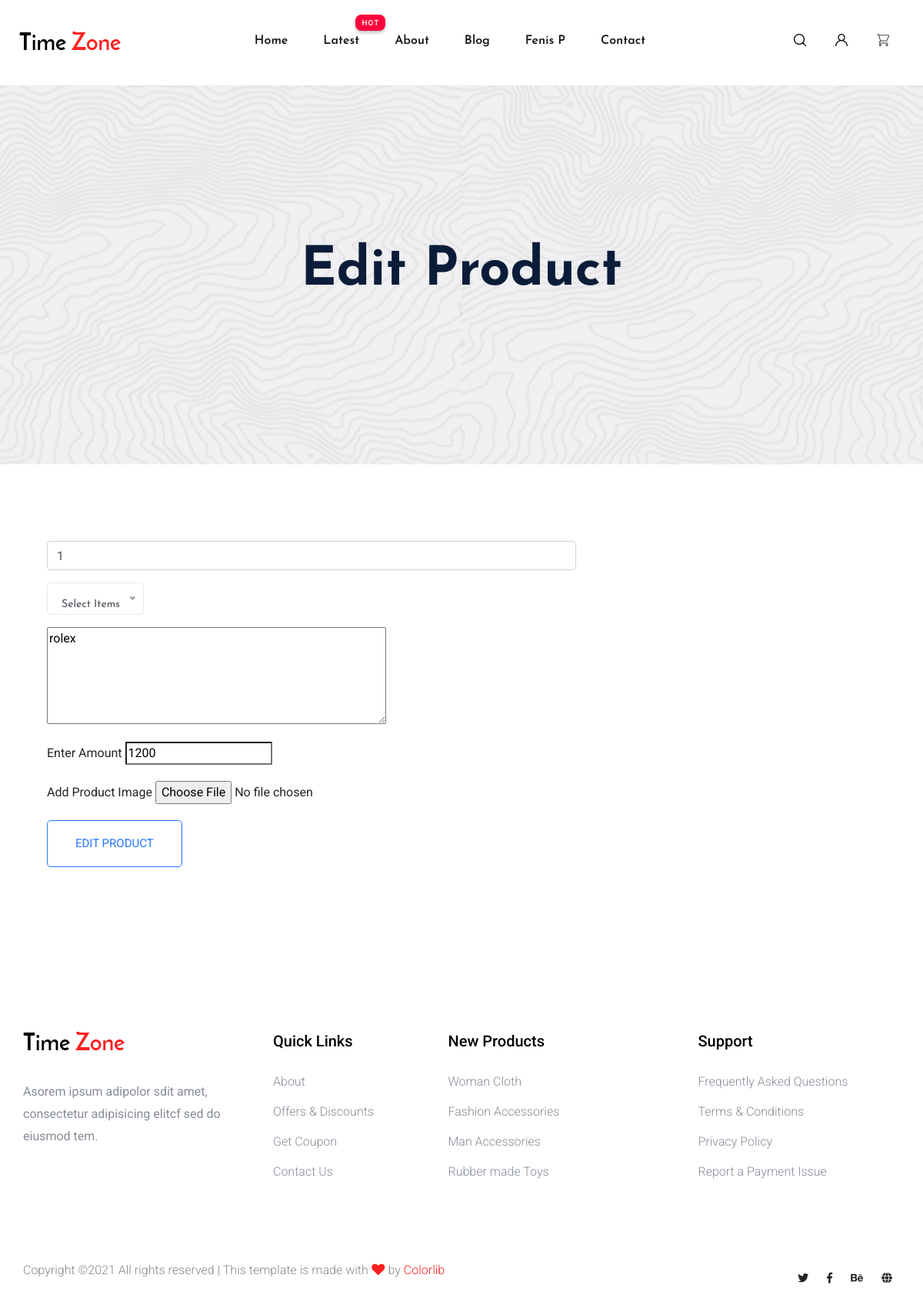
Page /edit-product/1 (signed in) on the committed database.
### app/models.py (models this page shows, shortened)
class User(models.Model):
    username = models.CharField(max_length=50)
    email = models.EmailField(unique=True)
    mobile = models.CharField(max_length=20)
    password = models.CharField(max_length=50)
    role = models.CharField(max_length=20,default='user')
    pic = models.FileField(upload_to='profile pic',null=True,blank=True)

class Product(models.Model):
    uid = models.ForeignKey(User,on_delete=models.CASCADE)
    title = models.CharField(max_length=20)
    cate = models.CharField(max_length=30,default='')
    des = models.TextField()
    price = models.CharField(max_length=20)
    pic = models.FileField(upload_to='products',null=True,blank=True)

### app/views.py (the view, shortened to what this page needs)
# urls.py: path('edit-product/<int:pk>',views.edit_product,name='edit-product'),
def edit_product(request,pk):
    uid = User.objects.get(email=request.session['email'])
    product = Product.objects.get(id=pk)
    return render(request,'edit-product.html',{'product':product,'uid':uid})

### app/templates/edit-product.html (shortened to what this page needs)
{% extends "base.html" %}
{% load static %}
{% block content %}
 <div class="slider-area ">
    <div class="single-slider slider-height2 d-flex align-items-center">
        <div class="container">
            <div class="row">
                <div class="col-xl-12">
                    <div class="hero-cap text-center">
                        <h2>Edit Product</h2>
                    </div>
                </div>
            </div>
        </div>
    </div>
</div>
<div class="container rounded bg-white mt-5">
    <div class="row">
        <div class="col-md-8">
            <div class="p-3 py-5">
                <form action="{% url 'edit-product' product.id %}" method="POST" enctype="multipart/form-data">
                <div class="col-md-12 form-group p_star">
                    <input type="text" class="form-control" name="title" value="{{product.title}}" placeholder="Product Title" required="required">
                </div>
                <div class="col-md-12 form-group p_star">
                </div>
                <div class="col-md-12 form-group p_star">
                    <textarea name="des" id="" cols="50" rows="5"  placeholder="Product Description">{{product.des}}</textarea>
                </div>
                <div class="col-md-12 form-group p_star">
                    <label for="">Enter Amount </label>
                    <input type="number" name="price"  value="{{product.price}}"  placeholder="Product Price">
                </div>
                <div class="col-md-12 form-group p_star">
                        <label for="">Add Product Image </label>
                    <input type="file"  value="{{prodect.Pic.url}}" name="pro_pic" placeholder="Add Product Image"/>
                </div>
                <div class="col-md-12 form-group">
                    <button class="btn_3" type="submit">Edit Product</button></div>
                </div>
            </div>
        </div>
    </div>
{% endblock content %}

### app/templates/base.html (shortened to what this page needs)
<!doctype html>
{% load static %}
<html class="no-js" lang="zxx">
<head>
        <link rel="stylesheet" href="{% static 'assets/css/bootstrap.min.css' %}">
        <link rel="stylesheet" href="{% static 'assets/css/owl.carousel.min.css' %}">
        <link rel="stylesheet" href="{% static 'assets/css/flaticon.css' %}">
        <link rel="stylesheet" href="{% static 'assets/css/slicknav.css' %}">
        <link rel="stylesheet" href="{% static 'assets/css/animate.min.css' %}">
        <link rel="stylesheet" href="{% static 'assets/css/magnific-popup.css' %}">
        <link rel="stylesheet" href="{% static 'assets/css/fontawesome-all.min.css' %}">
        <link rel="stylesheet" href="{% static 'assets/css/themify-icons.css' %}">
        <link rel="stylesheet" href="{% static 'assets/css/slick.css' %}">
        <link rel="stylesheet" href="{% static 'assets/css/nice-select.css' %}">
        <link rel="stylesheet" href="{% static 'assets/css/style.css' %}">
</head>
<body>
    <header>
        <div class="header-area">
            <div class="main-header header-sticky">
                <div class="container-fluid">
                    <div class="menu-wrapper">
                        <div class="logo">
                            <a href="{% url 'index' %}"><img src="{% static 'assets/img/logo/logo.png' %}" alt=""></a>
                        </div>
                        <div class="main-menu d-none d-lg-block">
                            <nav>
                                <ul id="navigation">
                                    <li><a href="{% url 'index' %}">Home</a></li>
                                {% if uid.role == 'provider' %}
                                    <li class="hot"><a href="#">Latest</a>
                                    </li>
                                    <li><a href="{% url 'about' %}">about</a></li>
                                    <li><a href="{% url 'blog' %}">Blog</a>
                                    </li>
                                    {% if request.session.email %}
                                    <li><a href="{% url 'profile' %}">{{uid.username}}</a>
                                    </li>
                                    {% else %}
                                    <li><a href="{% url 'login' %}" >Login</a></li>
                                    <li><a href="{% url 'register' %}" >Register</a></li>
                                    {% endif %}
                                    <li><a href="{% url 'contact' %}">Contact</a></li>
                                {% endif %}
                                </ul>
                            </nav>
                        </div>
                        <div class="header-right">
                            <ul>
                                <li>
                                    <div class="nav-search search-switch">
                                        <span class="flaticon-search"></span>
                                    </div>
                                </li>
                                <li> <a href="#"><span class="flaticon-user"></span></a></li>
                                <li><a href="{% url 'cart' %}"><span class="flaticon-shopping-cart"></span></a> </li>
                            </ul>
                        </div>
                    </div>
                    <div class="col-12">
                    </div>
                </div>
            </div>
        </div>
    </header>
    <main>
        {% block content %}
        {% endblock content %}
    </main>
    <footer>
        <div class="footer-area footer-padding">
            <div class="container">
                <div class="row d-flex justify-content-between">
                    <div class="col-xl-3 col-lg-3 col-md-5 col-sm-6">
                        <div class="single-footer-caption mb-50">
                            <div class="single-footer-caption mb-30">
                                <div class="footer-logo">
                                    <a href="{% url 'index' %}"><img src="{% static 'assets/img/logo/logo2_footer.png' %}" alt=""></a>
                                </div>
                                <div class="footer-tittle">
                                    <div class="footer-pera">
                                        <p>Asorem ipsum adipolor sdit amet, consectetur adipisicing elitcf sed do eiusmod tem.</p>
                                </div>
                                </div>
                            </div>
                        </div>
                    </div>
                    <div class="col-xl-2 col-lg-3 col-md-3 col-sm-5">
                        <div class="single-footer-caption mb-50">
                            <div class="footer-tittle">
                                <h4>Quick Links</h4>
                                <ul>
                                    <li><a href="#">About</a></li>
                                    <li><a href="#"> Offers & Discounts</a></li>
                                    <li><a href="#"> Get Coupon</a></li>
                                    <li><a href="#">  Contact Us</a></li>
                                </ul>
                            </div>
                        </div>
                    </div>
                    <div class="col-xl-3 col-lg-3 col-md-4 col-sm-7">
                        <div class="single-footer-caption mb-50">
                            <div class="footer-tittle">
                                <h4>New Products</h4>
                                <ul>
                                    <li><a href="#">Woman Cloth</a></li>
                                    <li><a href="#">Fashion Accessories</a></li>
                                    <li><a href="#"> Man Accessories</a></li>
                                    <li><a href="#"> Rubber made Toys</a></li>
                                </ul>
                            </div>
                        </div>
                    </div>
                    <div class="col-xl-3 col-lg-3 col-md-5 col-sm-7">
                        <div class="single-footer-caption mb-50">
                            <div class="footer-tittle">
                                <h4>Support</h4>
                                <ul>
                                    <li><a href="#">Frequently Asked Questions</a></li>
                                    <li><a href="#">Terms & Conditions</a></li>
                                    <li><a href="#">Privacy Policy</a></li>
                                    <li><a href="#">Report a Payment Issue</a></li>
                                </ul>
                            </div>
                        </div>
                    </div>
                </div>
                <div class="row align-items-center">
                    <div class="col-xl-7 col-lg-8 col-md-7">
                        <div class="footer-copy-right">
                            <p>
  Copyright &copy;<script>document.write(new Date().getFullYear());</script> All rights reserved | This template is made with <i class="fa fa-heart" aria-hidden="true"></i> by <a href="https://colorlib.com" target="_blank">Colorlib</a>
  </p>
                        </div>
                    </div>
                    <div class="col-xl-5 col-lg-4 col-md-5">
                        <div class="footer-copy-right f-right">
                            <div class="footer-social">
                                <a href="#"><i class="fab fa-twitter"></i></a>
                                <a href="https://www.facebook.com"><i class="fab fa-facebook-f"></i></a>
                                <a href="#"><i class="fab fa-behance"></i></a>
                                <a href="#"><i class="fas fa-globe"></i></a>
                            </div>
                        </div>
                    </div>
                </div>
            </div>
        </div>
    </footer>
</body>
</html>

### rows in the picture
User: username "Fenis P"
Product: title "1", des "rolex", price "1200"
